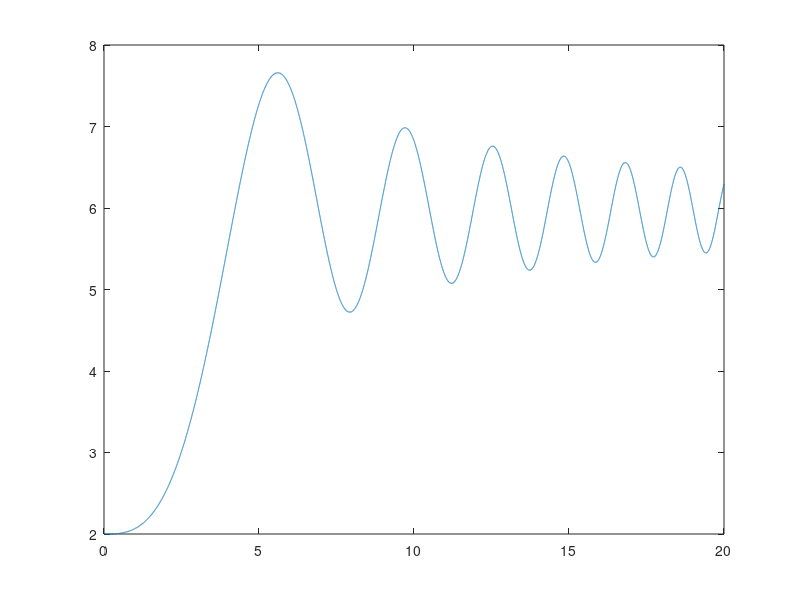

Write MATLAB code to recreate this figure.
% Testing Euler's method
clear
x0 = 2;
t0 = 0;
dt = 0.001;
tmax = 20;
tvec = t0:dt:tmax;
xvec = zeros(size(tvec));
xvec(1) = x0;

% Iterative computing of xvec
for i = 2:length(tvec) % there should be no +1
    tval = tvec(i-1);   % should be i not j        
    dxdt = 2*sin(0.1*tval*tval);
    % Euler's method line
    xvec(i) = xvec(i-1) + dxdt*dt;
end

%plot xvec values as time series
plot(tvec,xvec);
